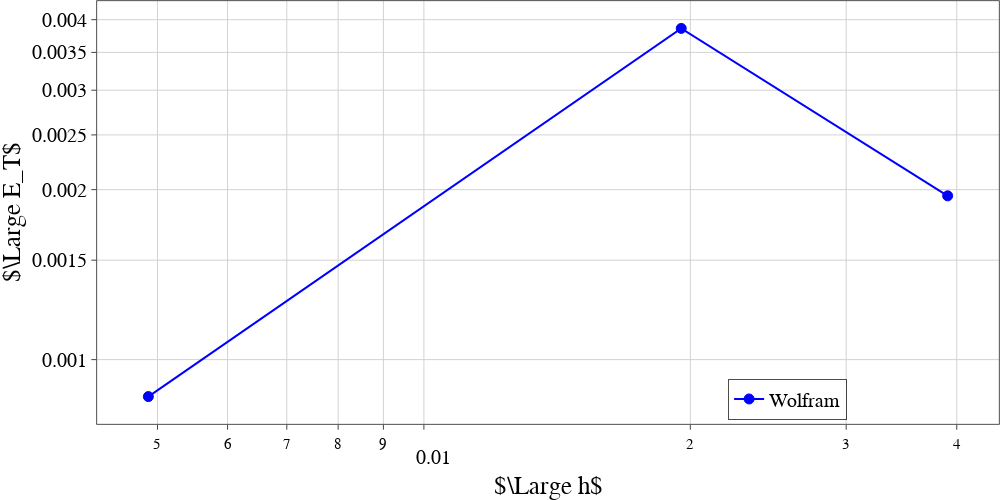

The notebook cell saved with this chart:
### Code cell
tfix = 2.5
list_x = [] #data_w['t']
list_y = [] #data_w['alpha']
for lev in levs:
    try:
        df = data_b[lev]
        list_y.append(abs(df['T'][(df['t'] - tfix).abs()< tol].values[0] - data_w['T'][data_w['t'] == tfix].values[0]))
        list_x.append(10/2**lev)
    except:
        print('Can\'t read lev=', lev)

    
slope, intercept, r_value, p_value, std_err = linregress(np.log(list_x), np.log(list_y))
print('Slope:', slope)
plot_graph([list_x], [list_y], names, xtitle=r'$\Large h$', ytitle=r'$\Large E_T$', image_name='Couette_Err_T_vs_h.pdf', list_x_fill=[], list_y_fill=[], mode=['markers+lines', 'markers+lines', 'lines', 'lines', 'lines', 'lines'], \
           dash=['solid', 'dot', 'dash', 'longdash', 'longdashdot'], \
           colors=['blue', 'red', 'hsv(120,100,100)', 'green', 'black' ], \
           marker_size=10, xrange =[], yrange = [], \
           marker_style = ['circle', 'circle', 'triangle-down','square', 'diamond', 'cross',  'x-thin', 'cross-thin' ], \
           width=1000, height=500, path=MYPATH, yanchor='auto', y0_anchor=0.01, xanchor='left', x0_anchor=0.7, xlog=True, ylog=True)

### Figure 1 — Plotly figure (JSON) as saved in the notebook; plotly's stock layout.template omitted (floating-point values rounded to 4 significant figures)
{"data": [{"line": {"color": "blue", "dash": "solid", "width": 2}, "marker": {"line": {"color": "blue", "width": 1}, "size": 10, "symbol": "circle"}, "mode": "markers+lines", "name": "Wolfram", "textfont": {"color": "LightSeaGreen", "family": "Times New Roman", "size": 18}, "type": "scatter", "x": [0.03906, 0.01953, 0.004883], "y": [0.00195, 0.00386, 0.00086]}], "layout": {"autosize": false, "font": {"color": "Black", "family": "Times New Roman", "size": 20}, "height": 500, "legend": {"bgcolor": "White", "bordercolor": "Black", "borderwidth": 0.7, "x": 0.7, "xanchor": "left", "y": 0.01, "yanchor": "auto"}, "margin": {"b": 0, "l": 0, "pad": 0.1, "r": 0, "t": 0}, "paper_bgcolor": "rgba(255, 255, 255, 1)", "plot_bgcolor": "rgba(255, 255, 255, 1)", "showlegend": true, "width": 1000, "xaxis": {"gridcolor": "lightgrey", "gridwidth": 1, "linecolor": "black", "linewidth": 0.7, "mirror": true, "showline": true, "tickfont": {"color": "black", "family": "Times New Roman", "size": 20}, "ticks": "outside", "title": {"font": {"color": "black", "family": "Times New Roman", "size": 25}, "text": "$\\Large h$"}, "type": "log"}, "yaxis": {"gridcolor": "lightgrey", "gridwidth": 1, "linecolor": "black", "linewidth": 0.7, "mirror": true, "showline": true, "tickfont": {"color": "black", "family": "Times New Roman", "size": 20}, "ticks": "outside", "title": {"font": {"color": "black", "family": "Times New Roman", "size": 25}, "text": "$\\Large E_T$"}, "type": "log"}}}
